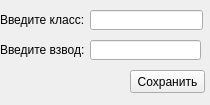
<?xml version="1.0" encoding="UTF-8"?>
<ui version="4.0">
 <class>Form</class>
 <widget class="QWidget" name="Form">
  <property name="geometry">
   <rect>
    <x>0</x>
    <y>0</y>
    <width>210</width>
    <height>105</height>
   </rect>
  </property>
  <property name="minimumSize">
   <size>
    <width>210</width>
    <height>105</height>
   </size>
  </property>
  <property name="maximumSize">
   <size>
    <width>210</width>
    <height>105</height>
   </size>
  </property>
  <property name="windowTitle">
   <string>Form</string>
  </property>
  <widget class="QLineEdit" name="platoon_edit">
   <property name="geometry">
    <rect>
     <x>90</x>
     <y>40</y>
     <width>111</width>
     <height>20</height>
    </rect>
   </property>
  </widget>
  <widget class="QLabel" name="label">
   <property name="geometry">
    <rect>
     <x>0</x>
     <y>10</y>
     <width>91</width>
     <height>20</height>
    </rect>
   </property>
   <property name="text">
    <string>Введите класс:</string>
   </property>
  </widget>
  <widget class="QLabel" name="label_2">
   <property name="geometry">
    <rect>
     <x>0</x>
     <y>40</y>
     <width>91</width>
     <height>20</height>
    </rect>
   </property>
   <property name="text">
    <string>Введите взвод:</string>
   </property>
  </widget>
  <widget class="QPushButton" name="save_button">
   <property name="geometry">
    <rect>
     <x>130</x>
     <y>70</y>
     <width>75</width>
     <height>23</height>
    </rect>
   </property>
   <property name="text">
    <string>Сохранить</string>
   </property>
  </widget>
  <widget class="QLineEdit" name="class_edit">
   <property name="geometry">
    <rect>
     <x>90</x>
     <y>10</y>
     <width>113</width>
     <height>20</height>
    </rect>
   </property>
  </widget>
 </widget>
 <resources/>
 <connections/>
</ui>
